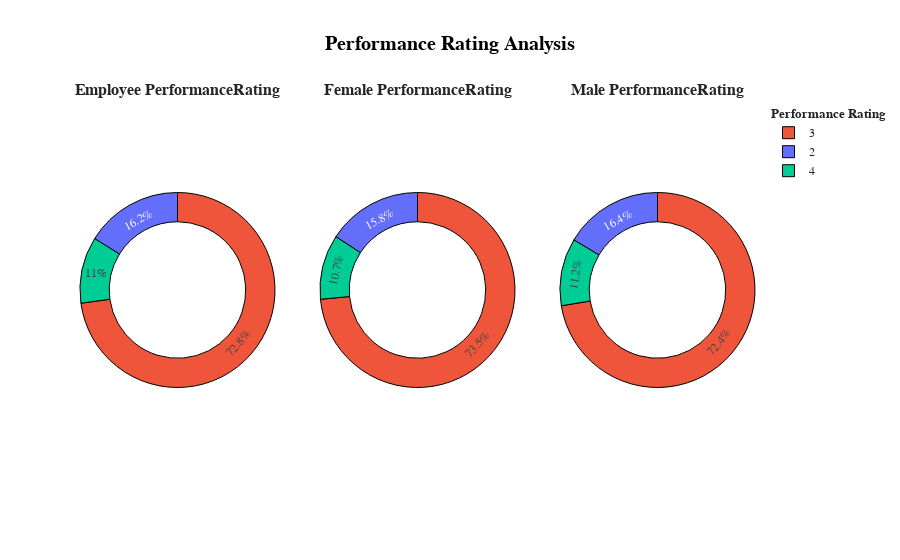

Notebook cell for this chart:
### Code cell
#Percentage Overview of Attrition
att1 = df.groupby('PerformanceRating', as_index=False)['Age'].count()
att1['Count'] = att1['Age']
att1.drop('Age', axis=1, inplace=True)

att2 = df.groupby(['Gender', 'PerformanceRating'], as_index=False)['Age'].count()
att2['Count'] = att2['Age']
att2.drop('Age', axis=1, inplace=True)

colors = ['#636EFA', '#EF553B', '#00CC96', '#AB63FA', '#FFA15A']

fig = make_subplots(rows=1, cols=3, specs=[[{"type": "pie"}, {"type": "pie"}, {"type": "pie"}]],
                    subplot_titles=('<b>Employee PerformanceRating</b>', '<b>Female PerformanceRating</b>', '<b>Male PerformanceRating</b>'))

fig.add_trace(go.Pie(values=att1['Count'], labels=att1['PerformanceRating'], hole=0.7,
                     marker_colors=colors, name='Employee PerformanceRating', showlegend=False), row=1, col=1)

fig.add_trace(go.Pie(values=att2[att2['Gender'] == 'Female']['Count'], labels=att2[att2['Gender'] == 'Female']['PerformanceRating'], hole=0.7,
                     marker_colors=colors, name='Female PerformanceRating', showlegend=False), row=1, col=2)

fig.add_trace(go.Pie(values=att2[att2['Gender'] == 'Male']['Count'], labels=att2[att2['Gender'] == 'Male']['PerformanceRating'], hole=0.7,
                     marker_colors=colors, name='Male PerformanceRating', showlegend=True), row=1, col=3)

fig.update_layout(title_x=0.5, template='simple_white', showlegend=True,
                  legend_title_text="<b style=\"font-size:90%;\">Performance Rating</b>",
                  title_text='<b style="color:black; font-size:120%;">Performance Rating Analysis</b>',
                  font_family="Times New Roman", title_font_family="Times New Roman")

fig.update_traces(marker=dict(line=dict(color='#000000', width=1)))

fig.show()

### Figure 1 — Plotly figure (JSON) as saved in the notebook; plotly's stock layout.template omitted (floating-point values rounded to 4 significant figures)
{"data": [{"domain": {"x": [0, 0.2889], "y": [0, 1]}, "hole": 0.7, "labels": [2, 3, 4], "marker": {"colors": ["#636EFA", "#EF553B", "#00CC96", "#AB63FA", "#FFA15A"], "line": {"color": "#000000", "width": 1}}, "name": "Employee PerformanceRating", "showlegend": false, "type": "pie", "values": [194, 874, 132]}, {"domain": {"x": [0.3556, 0.6444], "y": [0, 1]}, "hole": 0.7, "labels": [2, 3, 4], "marker": {"colors": ["#636EFA", "#EF553B", "#00CC96", "#AB63FA", "#FFA15A"], "line": {"color": "#000000", "width": 1}}, "name": "Female PerformanceRating", "showlegend": false, "type": "pie", "values": [75, 349, 51]}, {"domain": {"x": [0.7111, 1], "y": [0, 1]}, "hole": 0.7, "labels": [2, 3, 4], "marker": {"colors": ["#636EFA", "#EF553B", "#00CC96", "#AB63FA", "#FFA15A"], "line": {"color": "#000000", "width": 1}}, "name": "Male PerformanceRating", "showlegend": true, "type": "pie", "values": [119, 525, 81]}], "layout": {"annotations": [{"font": {"size": 16}, "showarrow": false, "text": "<b>Employee PerformanceRating</b>", "x": 0.1444, "xanchor": "center", "xref": "paper", "y": 1, "yanchor": "bottom", "yref": "paper"}, {"font": {"size": 16}, "showarrow": false, "text": "<b>Female PerformanceRating</b>", "x": 0.5, "xanchor": "center", "xref": "paper", "y": 1, "yanchor": "bottom", "yref": "paper"}, {"font": {"size": 16}, "showarrow": false, "text": "<b>Male PerformanceRating</b>", "x": 0.8556, "xanchor": "center", "xref": "paper", "y": 1, "yanchor": "bottom", "yref": "paper"}], "autosize": true, "font": {"family": "Times New Roman"}, "legend": {"title": {"text": "<b style=\"font-size:90%;\">Performance Rating</b>"}}, "showlegend": true, "title": {"font": {"family": "Times New Roman"}, "text": "<b style=\"color:black; font-size:120%;\">Performance Rating Analysis</b>", "x": 0.5}}}
